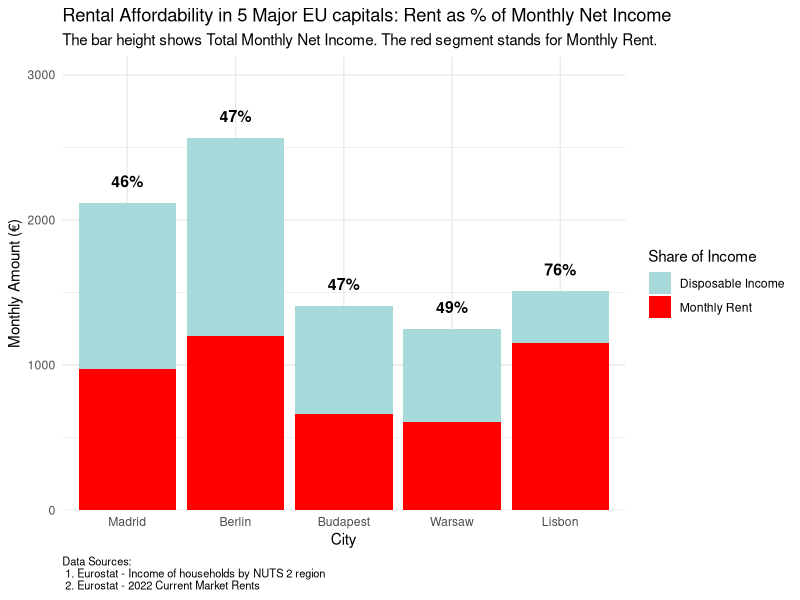

Source code (R):
## ---- chunk 1
options(repos = c(CRAN = "https://cran.rstudio.com/"))
install.packages("tidyverse")
library(tidyverse)
library(readxl)
library(dplyr)
housing_data <- read_excel("Housing Affordability Data Collection.xlsx")
summarize(housing_data)
## ---- chunk 2
# Renaming columns to standardized, clean names.
housing_data_stacked <- housing_data %>%
  rename(Rent_Amount = Rent_1_Amount,
         Source_Rent = Source_Rent_1,
         rent_to_income_ratio = `Rent to Income ratio`) %>% 
# Cleaning city names  
  mutate(City =case_when(City == "Grande Lisboa" ~ "Lisbon",
                         City == "Comunidad de Madrid" ~ "Madrid",
                         City == "Warszawski stoĹeczny" ~ "Warsaw",TRUE ~ City))
## ---- chunk 3
# Calculating the Disposable Income
housing_data_stacked <- housing_data_stacked %>%
  mutate(Disposable_Income = Monthly_Net_Income_EUR-Rent_Amount)
## ---- chunk 4
housing_data_sorted <- housing_data_stacked %>% 
  mutate(City = fct_reorder(City, rent_to_income_ratio))
## ---- chunk 5
#Transforming wide data to long
housing_data_long_stacked <- housing_data_sorted %>%
  pivot_longer(
    cols = c(Disposable_Income,Rent_Amount),
    names_to = 'Metrics',
    values_to = 'Amount_EUR'
  ) %>% 
#Setting the factor levels to have disposable income lay on the bottom of each bar:
  mutate(Metrics = factor(Metrics, levels = c("Disposable_Income", "Rent_Amount")))
## ---- chunk 6
housing_plot <- ggplot(data = housing_data_long_stacked)+
  geom_col(mapping = aes(x=City,y=Amount_EUR,fill=Metrics))+
  geom_text(data = housing_data_sorted, aes(x = City, y = Monthly_Net_Income_EUR + 150, 
                                             label = paste0(round(rent_to_income_ratio * 100, 0), "%")),
            color = "black",
            fontface = "bold",
            size = 4
  ) + 
  # Defining labels
  labs(title = "Rental Affordability in 5 Major EU capitals: Rent as % of Monthly Net Income",
       subtitle = "The bar height shows Total Monthly Net Income. The red segment stands for Monthly Rent.",
       x = "City",
       y = "Monthly Amount (€)",
       fill = "Share of Income",
       caption = "Data Sources:\n 1. Eurostat - Income of households by NUTS 2 region\n 2. Eurostat - 2022 Current Market Rents") +
  scale_fill_manual(
    labels = c("Disposable Income","Monthly Rent"),
    values = c("Disposable_Income"="#A8DADC", "Rent_Amount"="red")) +
  # Adding extra space in the plot for labels 
  scale_y_continuous(expand = expansion(mult =c(0, 0.15)))+ 
  theme_minimal()+
  theme(plot.caption = element_text(hjust = 0, size = 8))
housing_plot
